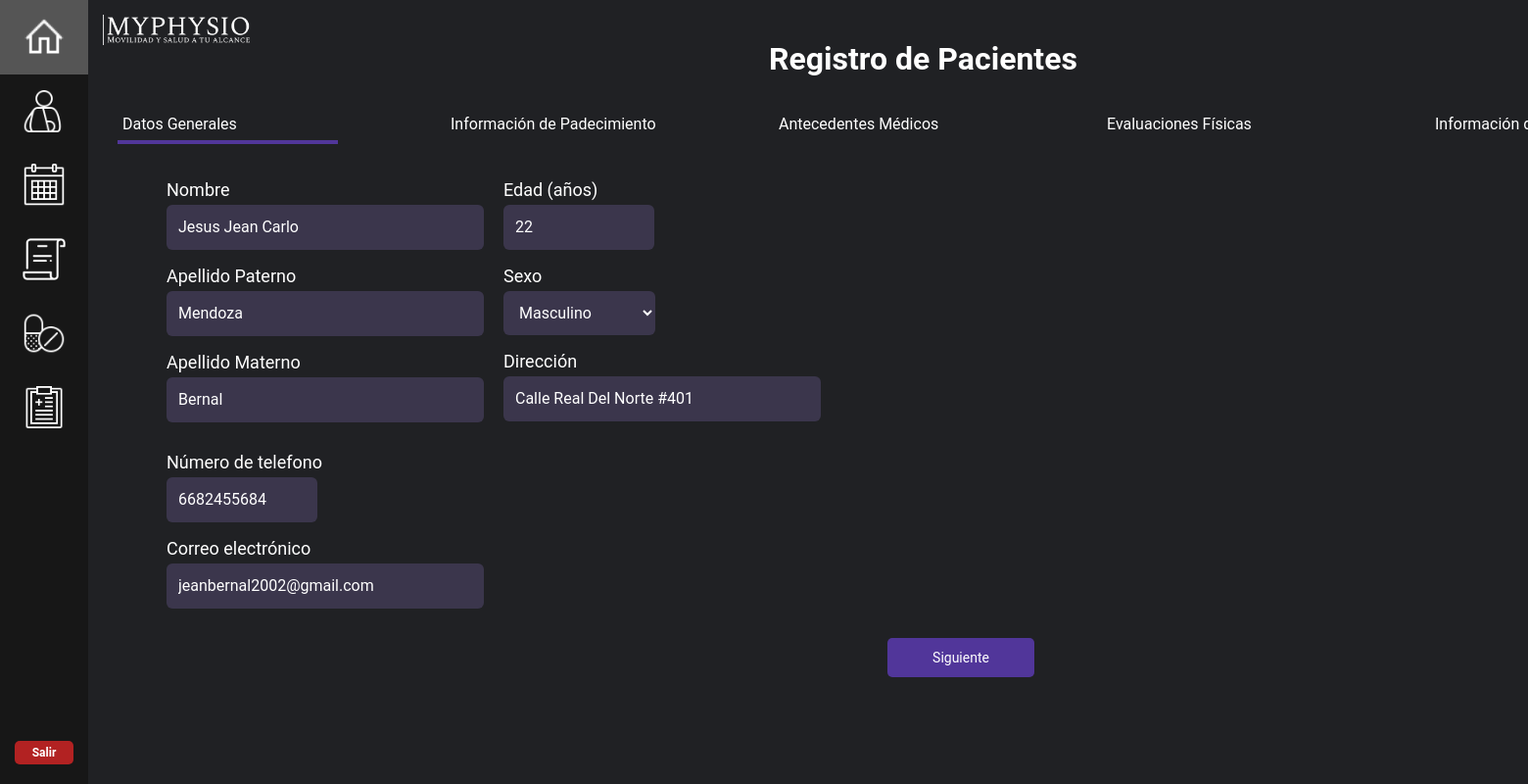
The app's page /update_paciente/20 with its own data.
### mainapp/models.py (models this page shows, shortened)
class Paciente(models.Model):
    nombre = models.CharField(max_length=100)
    apellido_paterno = models.CharField(max_length=100)
    apellido_materno = models.CharField(max_length=100)
    edad = models.IntegerField(blank=True, null=True)
    fecha_nacimiento = models.DateField(blank=True, null=True)
    sexo = models.CharField(max_length=100, blank=True, null=True)
    direccion = models.CharField(max_length=100, blank=True, null=True)
    telefonoP = models.CharField(max_length=10,blank=True, null=True)
    emailP = models.EmailField(blank=True, null=True)
    sintomas = models.CharField(max_length=100, blank=True, null=True)
    frecuencia_dolor = models.CharField(max_length=255, blank=True, null=True)
    act_causante = models.CharField(max_length=100, blank=True, null=True)
    descripcion_dolor = models.CharField(max_length=100, blank=True, null=True)
    intensidad_dolor = models.CharField(max_length=100, blank=True, null=True)
    tratamiento = models.TextField(max_length=255, blank=True, null=True)
    lesiones = models.CharField(max_length=100, blank=True, null=True)
    condicion = models.CharField(max_length=100, blank=True, null=True)
    tratamientos_previos = models.TextField(max_length=255, blank=True, null=True)
    medicacion_actual = models.CharField(max_length=100, blank=True, null=True)
    peso = models.IntegerField(blank=True, null=True)
    altura = models.IntegerField(blank=True, null=True)
    rango_mov = models.IntegerField(blank=True, null=True)
    presion = models.CharField(max_length=100, blank=True, null=True)
    ocupacion = models.CharField(max_length=100, blank=True, null=True)
    act_fisica = models.CharField(max_length=100, blank=True, null=True)
    descanso = models.TextField(max_length=255, blank=True, null=True)
    alimentacion = models.TextField(max_length=255, blank=True, null=True)

### mainapp/views.py (the view)
# urls.py: path("update_paciente/<paciente_id>", views.update_paciente, name="update_paciente"),
def update_paciente(request, paciente_id):
    paciente = Paciente.objects.get(pk=paciente_id)
    form = PacienteForm(request.POST or None, instance=paciente)
    if form.is_valid():
        form.save()
        return redirect("pacientes")
    return render(request, "./update_paciente.html", {'paciente': paciente, 'form': form})

### mainapp/templates/update_paciente.html (shortened to what this page needs)
{% extends "dashboard_home.html" %}
{% load static %}
{% load widget_tweaks %}
{% block content %}
    <div class="paciente-form">
        <h1 style="text-align: center;">Registro de Pacientes</h1>
        <div class="paciente-steps">
            <div id="progress"></div>
            <p class="step" onclick="navigateToSection('form1')">Datos Generales</p>
            <p class="step" onclick="navigateToSection('form2')">Información de Padecimiento</p>
            <p class="step" onclick="navigateToSection('form3')">Antecedentes Médicos</p>
            <p class="step" onclick="navigateToSection('form4')">Evaluaciones Físicas</p>
            <p class="step" onclick="navigateToSection('form5')">Información de Estilo de Vida</p>
        </div>
<form action="" method=POST>
    <div id="form1">
        <div class="form-step">
            <div class="datos-group">
                <label for="pacientes-form">Nombre</label>
                {% render_field form.nombre placeholder="Nombre" class+="short-input" %}
                <label for="pacientes-form">Apellido Paterno</label>
                {% render_field form.apellido_paterno placeholder="Apellido Paterno" class+="short-input" %}
                <label for="pacientes-form">Apellido Materno</label>
                {% render_field form.apellido_materno placeholder="Apellido Materno" class+="short-input" %}
            </div>
            <div class="datos-group">
                <label for="pacientes-form">Edad (años)</label>
                {% render_field form.edad placeholder="Edad" class+="short-input" %}
                <label for="pacientes-form">Sexo</label>
                {% render_field form.sexo placeholder="Sexo" class+="short-input" %}
                <label for="pacientes-form">Dirección</label>
                {% render_field form.direccion placeholder="Calle, Número, Colonia, CP, Ciudad" class+="short-input" %}
            </div>
            <div class="datos-group">
                <label for="pacientes-form">Número de telefono</label>
                {% render_field form.telefonoP placeholder="668-xxxxxxx" class+="short-input" %}
                <label for="pacientes-form">Correo electrónico</label>
                {% render_field form.emailP placeholder="ejemplo@gmail.com" class+="short-input" %}
            </div>
            <div class="button-container">
                <button id="next1"class="next-button" type="button">Siguiente</button>
            </div>
        </div>
    </div>
</form>
</div>
{% endblock %}

### mystaticfiles/styles.css (style rules this page uses)
* { font-family: 'Roboto'; }
body { display: flex; flex-direction: column; margin: 0; min-height: 100vh; color: white; background-color: #202124; }
.short-input { background-color: #3B364C; width: 155px; padding: 10px; border: none; border-radius: 6px; color: #ffffff; font-size: 16px; }
.next-button { width: 250px; height: 30px; text-align: center; background-color: #51369A; color: white; font-size: 14px; cursor: pointer; border-radius: 5px; border: none; align-self: center; margin-right: 16%; transition: all ease 0.5s; }
.paciente-form { position: relative; }
.paciente-steps { display: flex; gap: 30px; margin: 20px 10px; position: relative; }
.step { width: 200px; cursor: pointer; margin-left: 5px; height: 10px; min-width: 100px; }
#progress { position: absolute; height: 100%; width: 225px; border-bottom: solid 4px #51369A; transition: 0.5s; cursor: pointer; }
.paciente-form, #form1, #form2, #form3, #form4, #form5 { position: absolute; transition: 0.5s; }
#form1 { left: 40px; }
.datos-group label { display: block; margin-bottom: 5px; }
.datos-group input, .datos-group select { width: 300px; height: 30px; padding: 8px 12px; margin-bottom: 16px; }
.datos-group input:last-child { margin-bottom: 10px; }
.button-container { display: grid; grid-template-columns: repeat(2, 2fr); position: absolute; left: 90%; top: 90%; gap: 10px; }
.button-container button { width: 150px; height: 40px; }
.form-step { display: flex; flex-wrap: wrap; gap: 20px; width: 100%; padding: 20px; max-width: 800px; margin: 0 auto; position: relative; }
input[type="date"], input[type="number"], input[type="tel"] { width: 130px; }
select.short-input { width: 155px; height: 45px; }
label { display: block; margin-bottom: 8px; font-size: 18px; }
.step { width: 300px; cursor: pointer; margin-left: 5px; height: 10px; min-width: 100px; }
.button-container { display: grid; grid-template-columns: repeat(2, 2fr); position: absolute; left: 90%; top: 100%; gap: 10px; }

### mainapp/templates/dashboard_home.html (style rules this page uses)
body { margin: 0; font-family: "Roboto"; color: white; background-color: #202124; }

### records on screen
Paciente: nombre "Jesus Jean Carlo", apellido_paterno "Mendoza", apellido_materno "Bernal", edad "22", sexo "Masculino", direccion "Calle Real Del Norte #401", telefonoP "6682455684", emailP "jeanbernal2002@gmail.com"
